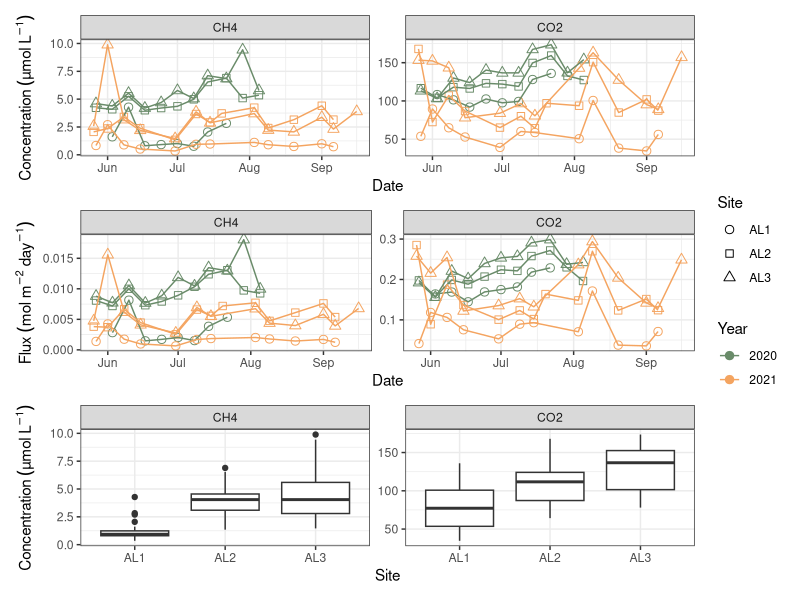
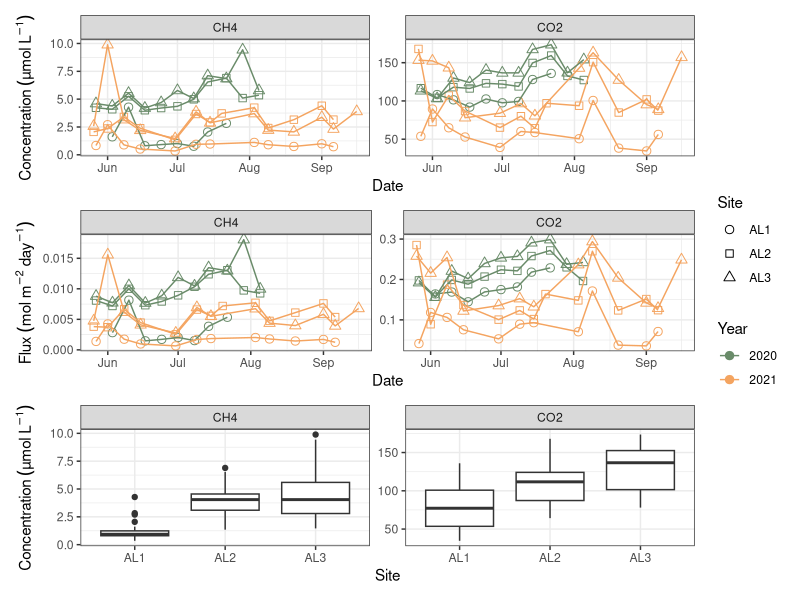

Source code (R) for these figures, in order:
# Figure 4 Gas Timeseries


library(tidyverse)
library(dplyr)
library(lubridate)
library(patchwork)
library(scales)

df <- read_csv("Data/clean.v2.csv")

df <- df %>% 
  filter(Depth=="0") %>% 
  filter(Time=="Day") %>% 
  mutate(Year=as.factor(year(Date))) %>% 
  mutate(Day=yday(Date)) %>% 
  select(Date,Site,Year,Day,fCO2,fCH4,dCO2,dCH4, Depth)

df_long <- pivot_longer(df, cols = c("fCO2","fCH4","dCO2","dCH4"))
df_long <- df_long[!duplicated(df_long),]


df_long <- df_long %>% 
  mutate(Gas=NA) %>% 
  mutate(Param=NA)

for (n in 1:nrow(df_long)) {
  if(df_long$name[n]=="fCO2"){
    df_long$Gas[n]="CO2"
    df_long$Param[n]="Flux (mol/m2/day)"
  } else if (df_long$name[n]=="dCO2"){
    df_long$Gas[n]="CO2"
    df_long$Param[n]="Concentration (µmol/L)"
  }else if(df_long$name[n]=="fCH4"){
    df_long$Gas[n]="CH4"
    df_long$Param[n]="Flux (mol/m2/day)"
  } else if (df_long$name[n]=="dCH4"){
    df_long$Gas[n]="CH4"
    df_long$Param[n]="Concentration (µmol/L)"
  }
}

df_long <- na.omit(df_long)

df_long_flux <- df_long %>% 
  filter(Param=="Flux (mol/m2/day)")

df_long_conc <- df_long %>% 
  filter(Param=="Concentration (µmol/L)")

flux <- ggplot(df_long_flux,aes(x=as.Date(Day, origin=as.Date("2020-01-01")),y=value))+
  geom_point(aes(colour=Year, shape=Site), size=2.5)+
  geom_line(aes(colour=Year, shape=Site))+
  scale_shape_manual(values = c(21,22,24))+
  scale_color_manual(values=c("darkseagreen4", "sandybrown"))+
  facet_wrap(~Gas, scales = "free", nrow = 1)+
  xlab("Date")+
  scale_x_date(labels = date_format("%b"), date_breaks = '1 month')+
  # ylab("Flux (mol/m2/day)")+
  ylab(expression(Flux~(mol~m^-2~day^-1)))+
  theme_bw() 
#  theme(strip.background = element_rect(fill=alpha("deeppink4",0.2)))
conc <- ggplot(df_long_conc,aes(x=as.Date(Day, origin=as.Date("2020-01-01")),y=value))+
  geom_point(aes(colour=Year, shape=Site), size=2.5)+
  geom_line(aes(colour=Year, shape=Site))+
  scale_shape_manual(values = c(21,22,24))+
  scale_color_manual(values=c("darkseagreen4", "sandybrown"))+
  #  labs(title = expression("CH"[4])) +
  facet_wrap(~Gas, scales = "free", nrow = 1)+
  xlab("Date")+
  scale_x_date(labels = date_format("%b"), date_breaks = '1 month')+
  # ylab("Concnentration (µmol/L)")+
  ylab(expression(Concentration~(µmol~L^-1)))+
  theme_bw() 
#  theme(strip.background = element_rect(fill=alpha("deeppink4",0.2)))

spatial <- ggplot(df_long_conc) +
  geom_boxplot(aes(x=Site, y=value))+
  facet_wrap(~Gas, scales = "free_y")+
  ylab(expression(Concentration~(µmol~L^-1)))+
  theme_bw()

layout <- "
A
B
C"

conc+flux+spatial+plot_layout(design = layout, guides = "collect")
ggsave("Figures/Figure4.png", plot=last_plot())